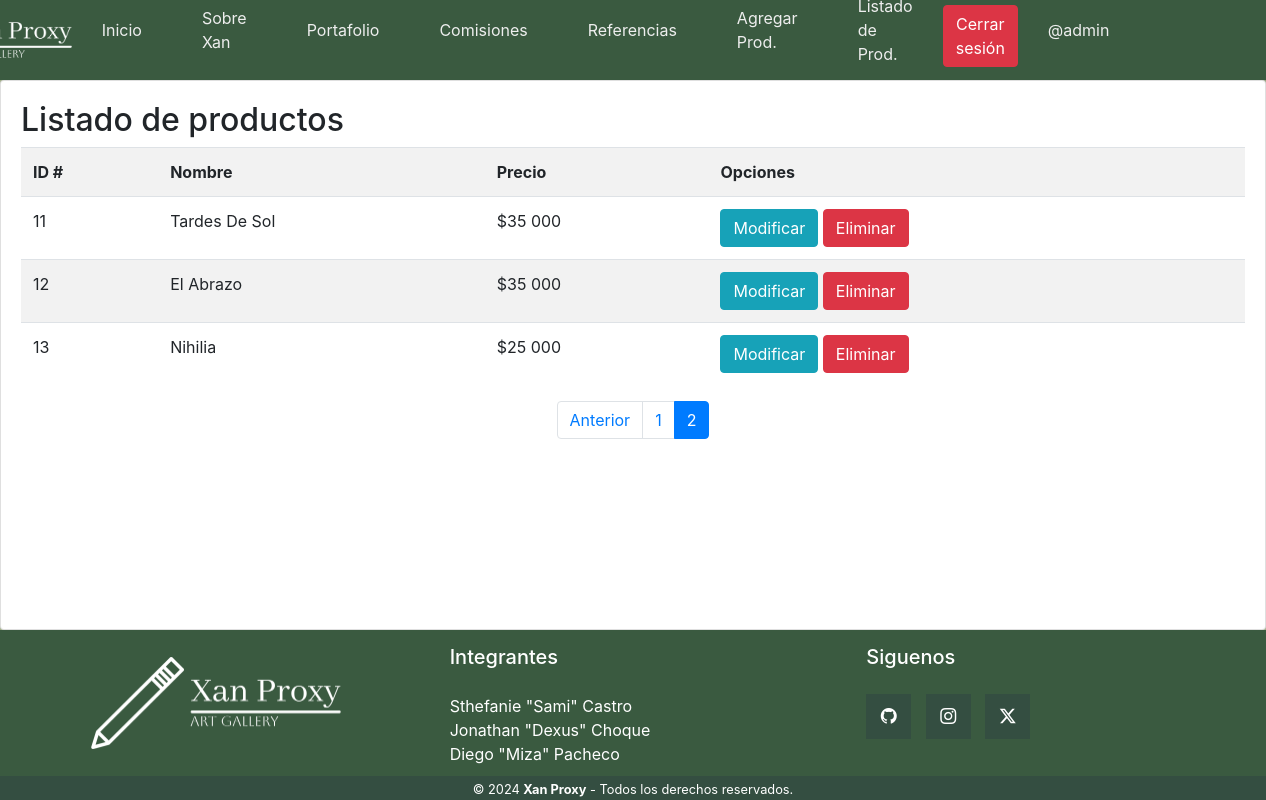
The page /listar-producto/?page=2 (signed in) on the database as committed earlier.
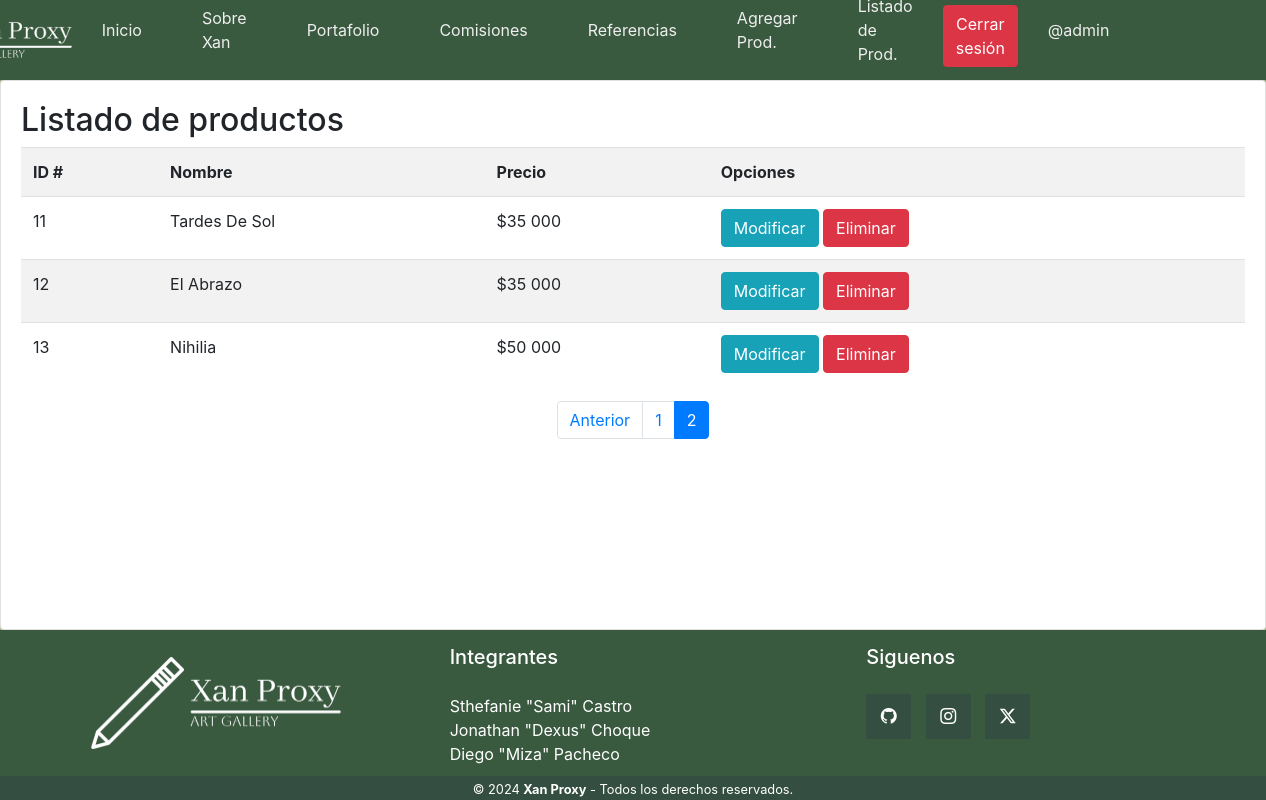
The same page on the database as committed later.
### web/models.py (models this page shows, shortened)
class Producto(models.Model):
    id = models.IntegerField(primary_key=True)
    nombre = models.CharField(max_length=200)
    precio = models.IntegerField()
    descripcion = models.TextField()
    imagen = models.ImageField(upload_to="productos", null=True)

### web/views.py (the view)
# urls.py: path('listar-producto/', listar_producto, name="listar_producto"),
@permission_required('web.view_producto')
def listar_producto(request):
    productos = Producto.objects.all()
    page = request.GET.get('page', 1)
    try:
        paginator = Paginator(productos, 10)
        productos = paginator.page(page)
    except:
        raise Http404
    data = {
        'entity' : productos,
        'paginator' : paginator
    }
    return render(request, 'web/producto/listar.html', data)

### web/templates/web/producto/listar.html (shortened to what the changed rows need)
{% load static %}
<!DOCTYPE html>
<html lang="es">
<head>
    <link rel="stylesheet" href="https://cdn.jsdelivr.net/npm/bootstrap-icons@1.11.3/font/bootstrap-icons.min.css">
    <link rel="stylesheet" href="https://cdn.jsdelivr.net/npm/bootstrap@4.5.3/dist/css/bootstrap.min.css">
    <link rel="stylesheet" href="{% static '/CSS/menu.css' %}">
    <link rel="stylesheet" href="{% static '/CSS/carrusel.css' %}">
    <link rel="stylesheet" href="{% static '/CSS/style_footer.css' %}">
    <link rel="stylesheet" href="{% static '/CSS/paragraph_index.css' %}">
</head>
<body>
    {% load humanize %}
    <div class="card">
        <div class="card-body">
            <h2>Listado de productos</h2>
            <table class="table table-striped table-hover table-responsive-sm">
                <tr>
                    <th>ID #</th>
                    <th>Nombre</th>
                    <th>Precio</th>
                    <th>Opciones</th>
                </tr>
                {% for p in entity %}
                <tr>
                    <td>{{ p.id }}</td>
                    <td>{{ p.nombre | title }}</td>
                    <td>${{ p.precio | intcomma }}</td>
                    <td>
                        {% if perms.web.change_producto %}
                        <a href="{% url 'modificar_producto' p.id %}" class="btn btn-info">Modificar</a>
                        {% endif %}
                        {% if perms.web.delete_producto %}
                        <a href="#" onclick="eliminarProducto({{ p.id }})" class="btn btn-danger">Eliminar</a>
                        {% endif %}
                    </td>
                </tr>
                {% endfor %}
            </table>
        </div>
    </div>
    <footer class="pie">
        <div class="grupo-1">
            <div class="caja">
                <h2>Integrantes</h2>
            </div>
            <div class="caja">
                <h2>Siguenos</h2>
            </div>
        </div>
    </footer>
</body>
</html>

Rows that differ between the two databases and show on the page:
changed Producto "Nihilia": precio "25 000" → "50 000"
